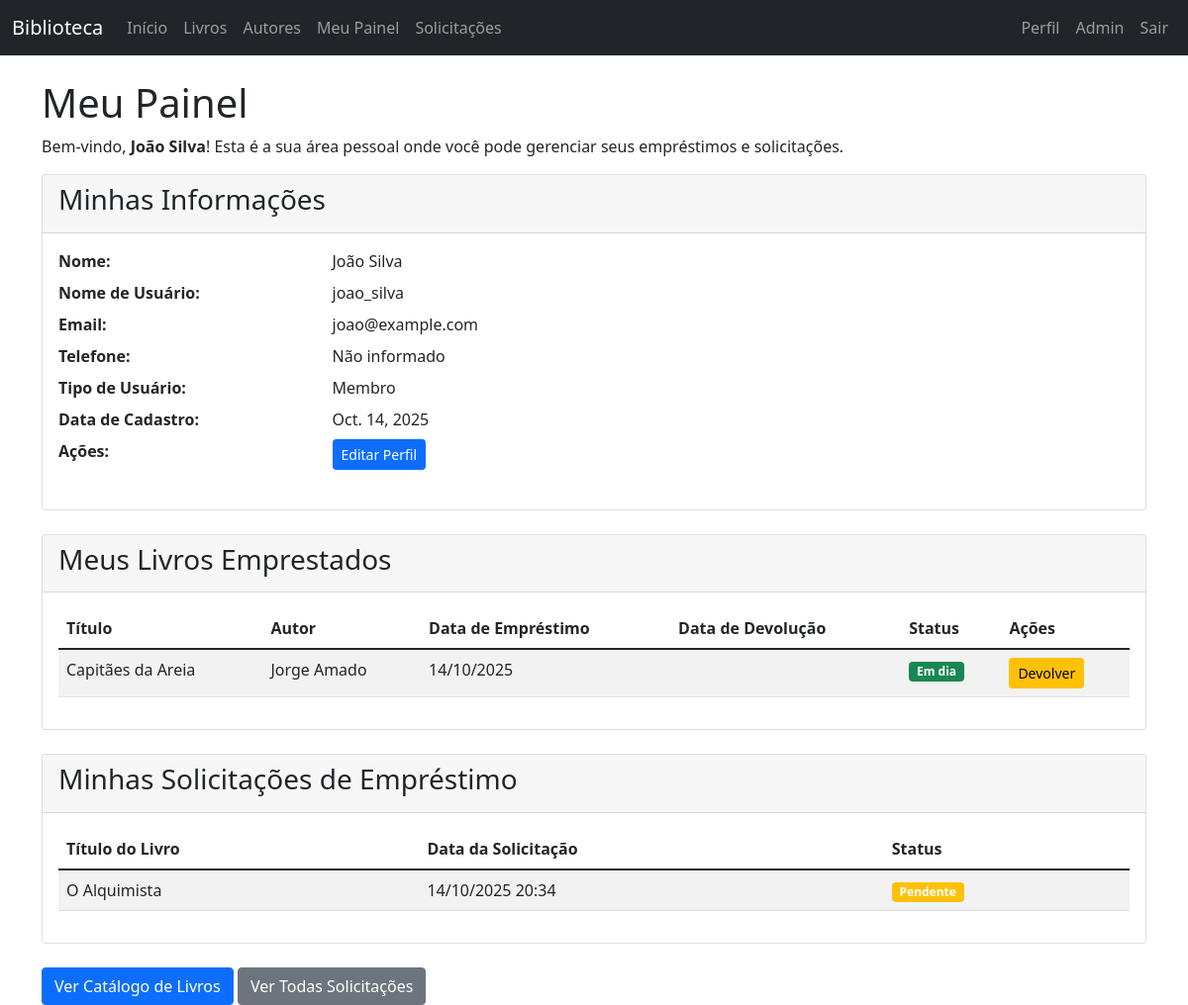
/dashboard/ (signed in), run on an earlier commit of the app's database.
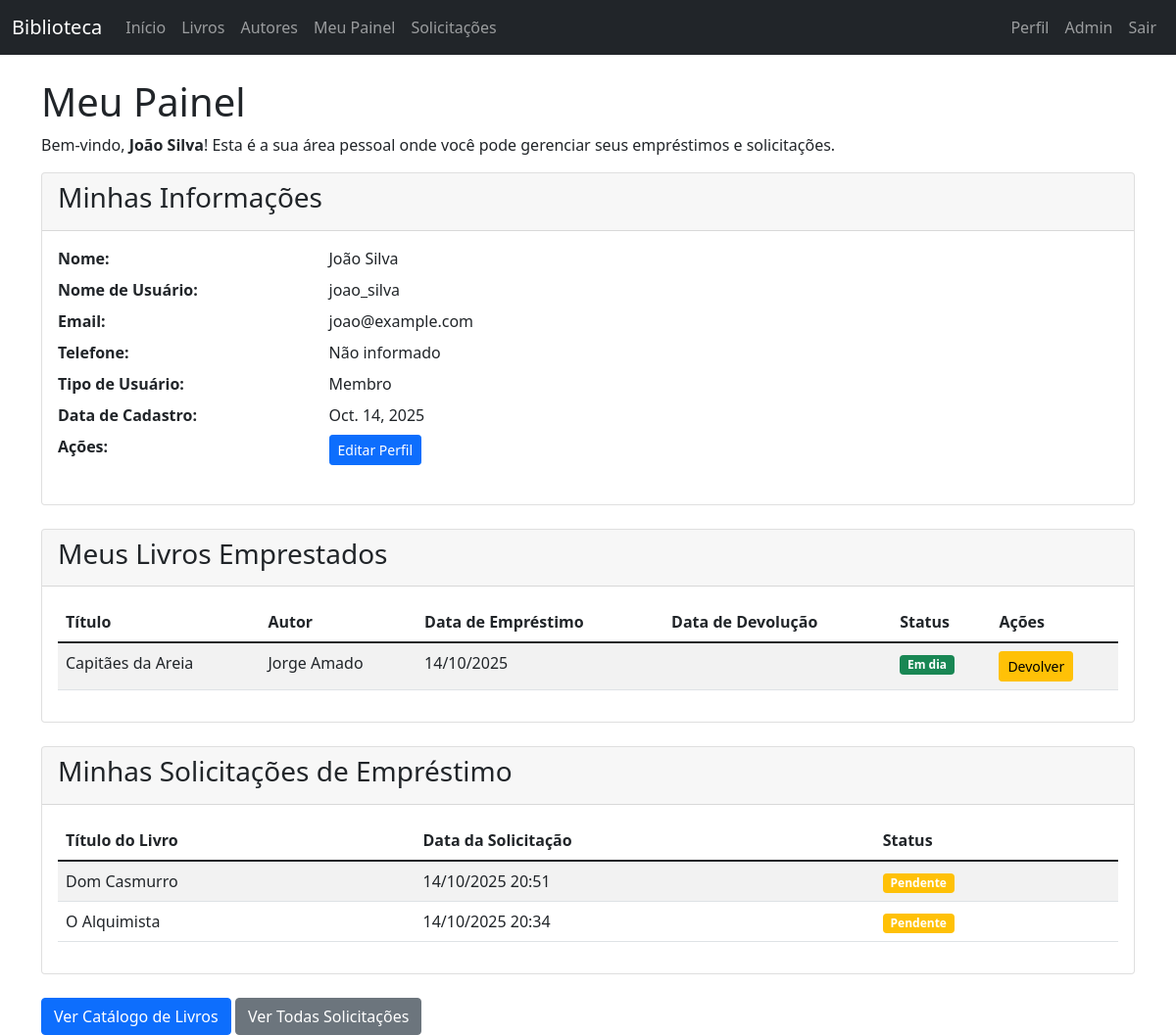
And on a later commit of the database.
### books/models.py (models this page shows, shortened)
class BorrowRecord(models.Model):
    book = models.ForeignKey(Book, on_delete=models.CASCADE)
    member = models.ForeignKey(Member, on_delete=models.CASCADE)
    borrow_date = models.DateField(auto_now_add=True)
    return_date = models.DateField(null=True, blank=True)

class Book(models.Model):
    title = models.CharField(max_length=200)
    author = models.ForeignKey(Author, on_delete=models.CASCADE, related_name='books')
    isbn = models.CharField(max_length=13, unique=True)
    publication_date = models.DateField()
    pages = models.IntegerField()
    available = models.BooleanField(default=True)
    class Meta:
        ordering = ['title']

class Author(models.Model):
    first_name = models.CharField(max_length=100)
    last_name = models.CharField(max_length=100)
    birth_date = models.DateField(null=True, blank=True)
    def __str__(self):
        return f"{self.first_name} {self.last_name}"
    class Meta:
        ordering = ['last_name']

class BookRequest(models.Model):
    REQUEST_STATUS_CHOICES = [
        ('pending', 'Pendente'),
        ('approved', 'Aprovado'),
        ('rejected', 'Rejeitado'),
        ('completed', 'Concluído'),
    ]
    book = models.ForeignKey(Book, on_delete=models.CASCADE)
    member = models.ForeignKey(Member, on_delete=models.CASCADE)
    request_date = models.DateTimeField(auto_now_add=True)
    status = models.CharField(max_length=20, choices=REQUEST_STATUS_CHOICES, default='pending')
    approval_date = models.DateTimeField(null=True, blank=True)
    approved_by = models.ForeignKey(Member, on_delete=models.SET_NULL, null=True, blank=True, related_name='approved_requests')
    rejection_reason = models.TextField(blank=True)
    class Meta:
        ordering = ['-request_date']

### books/views.py (the view)
# urls.py: path('dashboard/', views.user_dashboard, name='user_dashboard'),
@login_required
def user_dashboard(request):
    try:
        member = request.user.member
    except Member.DoesNotExist:
        messages.error(request, 'Você precisa ter um perfil de membro para acessar o painel.')
        return HttpResponseRedirect(reverse('index'))
    borrowed_books = BorrowRecord.objects.filter(
        member=member,
        return_date__isnull=True
    ).select_related('book')
    today = date.today()
    for record in borrowed_books:
        due_date = record.borrow_date + timezone.timedelta(days=14)
        if today > due_date:
            record.is_overdue = True
            record.days_overdue = (today - due_date).days
        else:
            record.is_overdue = False
    book_requests = BookRequest.objects.filter(member=member).select_related('book')
    context = {
        'member': member,
        'borrowed_books': borrowed_books,
        'book_requests': book_requests,
        'today': today,
    }
    return render(request, 'books/user_dashboard.html', context)

### books/models.py (called while the page is built)
    @property
    def is_librarian(self):
        return self.role == 'librarian' or self.role == 'admin'

### templates/books/user_dashboard.html (shortened to what the changed rows need)
{% extends 'base.html' %}
{% block content %}
<div class="row">
    <div class="col-md-12">
        <h1>Meu Painel</h1>
        <div class="card mb-4">
            <div class="card-body">
                {% if borrowed_books %}
                    <div class="table-responsive">
                        <table class="table table-striped">
                            <thead>
                                <tr>
                                    <th>Título</th>
                                    <th>Autor</th>
                                    <th>Data de Empréstimo</th>
                                    <th>Data de Devolução</th>
                                    <th>Status</th>
                                    <th>Ações</th>
                                </tr>
                            </thead>
                            <tbody>
                                {% for record in borrowed_books %}
                                    <tr>
                                        <td>{{ record.book.title }}</td>
                                        <td>{{ record.book.author }}</td>
                                        <td>{{ record.borrow_date|date:"d/m/Y" }}</td>
                                        <td>
                                        </td>
                                        <td>
                                            {% with due_date=record.borrow_date|add:"14" %}
                                                {% if today > due_date %}
                                                    <span class="badge bg-danger">Atrasado ({{ record.days_overdue }} dias)</span>
                                                {% else %}
                                                    <span class="badge bg-success">Em dia</span>
                                                {% endif %}
                                            {% endwith %}
                                        </td>
                                        <td>
                                            <a href="{% url 'return_book_user' record.id %}" class="btn btn-sm btn-warning"
                                               onclick="return confirm('Tem certeza que deseja devolver este livro?')">Devolver</a>
                                        </td>
                                    </tr>
                                {% endfor %}
                            </tbody>
                        </table>
                    </div>
                {% else %}
                    <p>Você não tem livros emprestados no momento.</p>
                {% endif %}
            </div>
        </div>
        <div class="card mb-4">
            <div class="card-body">
                {% if book_requests %}
                    <div class="table-responsive">
                        <table class="table table-striped">
                            <thead>
                                <tr>
                                    <th>Título do Livro</th>
                                    <th>Data da Solicitação</th>
                                    <th>Status</th>
                                </tr>
                            </thead>
                            <tbody>
                                {% for request in book_requests %}
                                    <tr>
                                        <td>{{ request.book.title }}</td>
                                        <td>{{ request.request_date|date:"d/m/Y H:i" }}</td>
                                        <td>
                                            {% if request.status == 'pending' %}
                                                <span class="badge bg-warning">Pendente</span>
                                            {% elif request.status == 'approved' %}
                                                <span class="badge bg-success">Aprovado</span>
                                            {% elif request.status == 'rejected' %}
                                                <span class="badge bg-danger">Rejeitado</span>
                                            {% elif request.status == 'completed' %}
                                                <span class="badge bg-info">Concluído</span>
                                            {% endif %}
                                        </td>
                                    </tr>
                                {% endfor %}
                            </tbody>
                        </table>
                    </div>
                {% else %}
                    <p>Você não tem solicitações de empréstimo.</p>
                {% endif %}
            </div>
        </div>
    </div>
</div>
{% endblock %}

What changed in the data, as far as the page shows it:
added BookRequest: book "Dom Casmurro", request_date "14/10/2025 20:51", status "Pendente"
